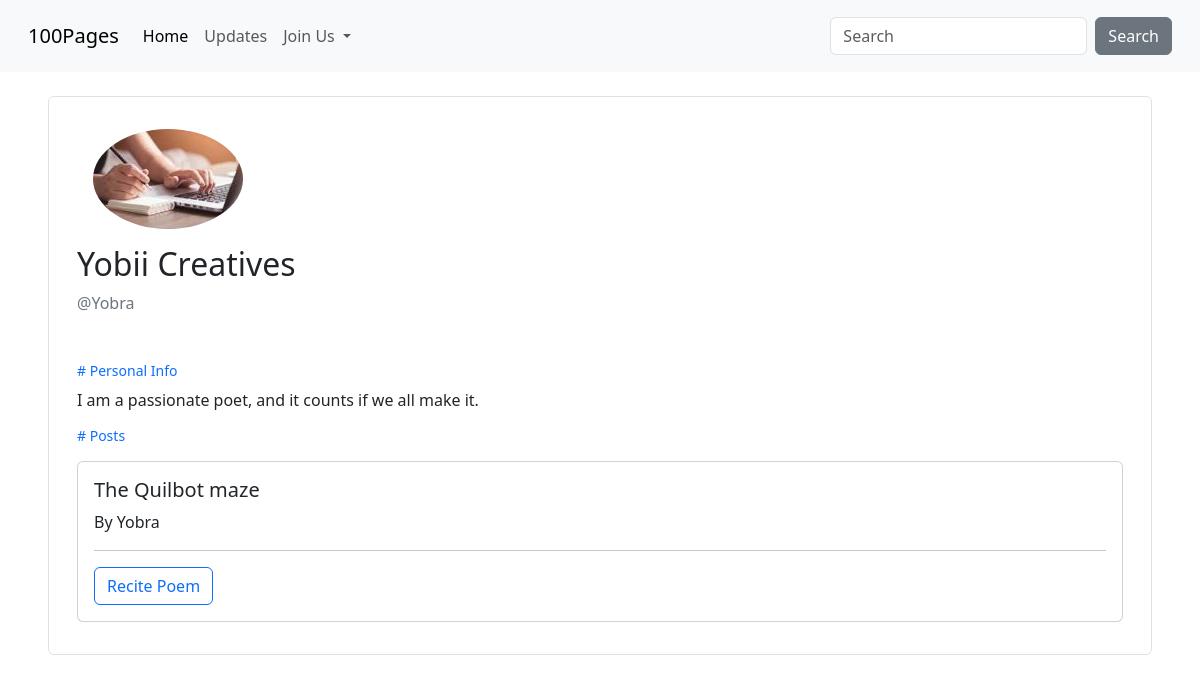
Before: /author_profile/2/ with the older database file.
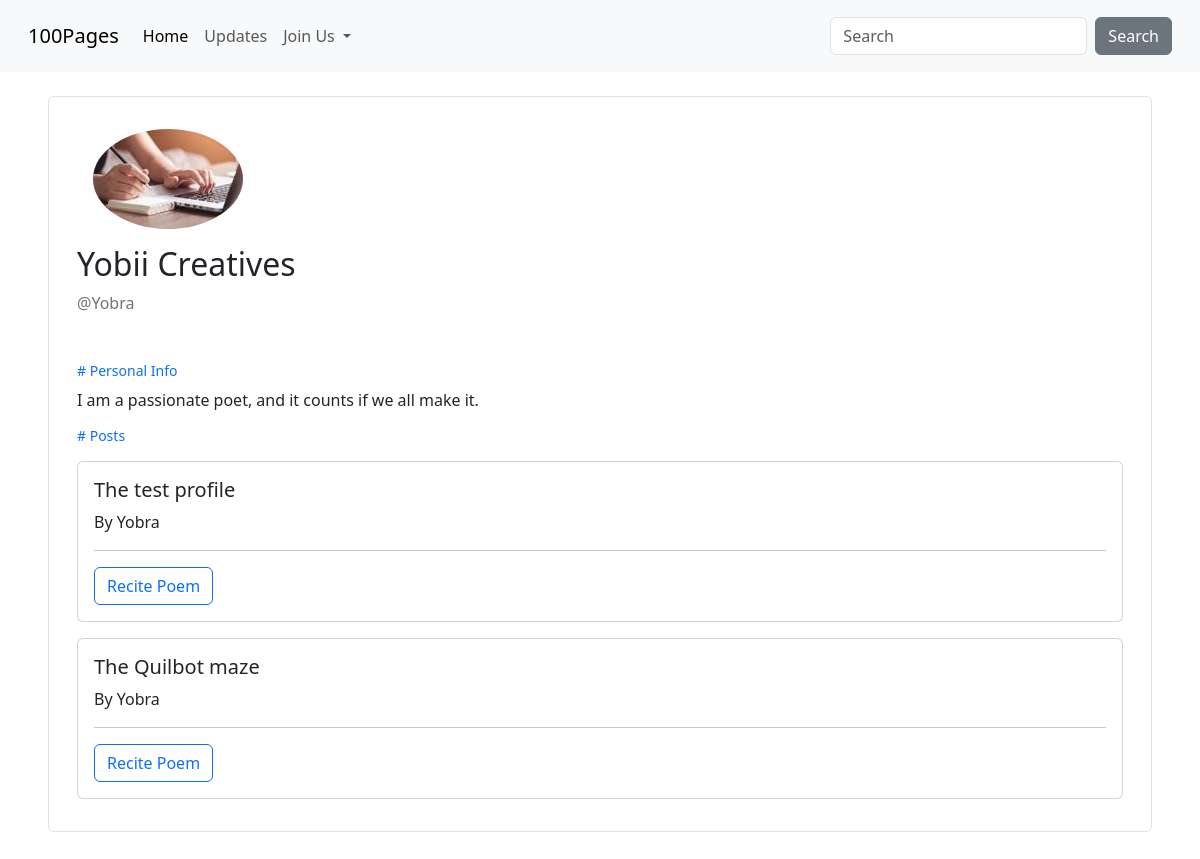
After: the same page with the newer database file.
### blog/models.py (models this page shows, shortened)
class Posts(models.Model):
    title = models.CharField(max_length=100)
    subtitle = models.CharField(max_length=100)
    author = models.ForeignKey(User, on_delete=models.CASCADE)
    avatar = models.ImageField(default='default.jpeg', upload_to='profile_pics/')
    post = models.TextField()
    created_on = models.DateTimeField(auto_now=True)
    updated_on = models.DateTimeField(auto_now=True)
    upvotes = models.IntegerField(default=0)
    downvotes = models.IntegerField(default=0)
    class Meta:
        ordering = ['-created_on']

### users/views.py (the view)
# urls.py: path('author_profile/<int:user_id>/', views.author_profile,  name='author_profile' ),
def author_profile(request, user_id):
    author = get_object_or_404(User, id=user_id)
    my_posts = Posts.objects.filter(author=author)
    return render(request, 'users/author_profile.html', {'author': author, 'my_posts': my_posts})

### templates/users/author_profile.html (shortened to what this page needs)
{% extends '../index.html'%}
{% block content %}
{% if author %}
{% block profile_header %}
<div class="p-md-5 mt-5">
  <div class="container border rounded">
    <div class="col-md-8 p-3">
      <img class="rounded-circle account-img p-2 m-2" src="{{ author.profile.dp.url }}" />
      <div class="media-body">
        <h2 class="account-heading"> {{ author.profile.stage_name }}</h2>
        <p class="text-secondary">@{{author.username}} </p>
      </div>
    </div>
    {% endblock %}
    {% block info %}
    <div class="p-3">
      <div id="info" class="section-content">
        <h2 class="small fw-light text-primary"># Personal Info</h2>
        <p class="card-text">{{author.profile.bio}}</p>
      </div>
      <div id="posts">
        <h3 class="small fw-light text-primary mt-3"># Posts</h3>
        {% if my_posts %}
        {% for post in my_posts %}
        <div class="card my-3 w-100">
          <div class="card-body">
            <h5 class="card-title">{{post.title}} </h5>
            <p class="card-title fw-light">By {{post.author}} </p>
            <hr>
            <a href="{% url 'post_detail' post.id%}" class="btn btn-outline-primary">Recite Poem</a>
          </div>
        </div>
        {% endfor %}
          {% endif %}
        </div>
        {% endblock %}
        {% else %}
        <h3>You can't view author</h3>
        {% endif %}
      </div>
    </div>
    {% endblock %}

Changed rows visible on the page:
added Posts: title "The test profile", author "Yobra"
